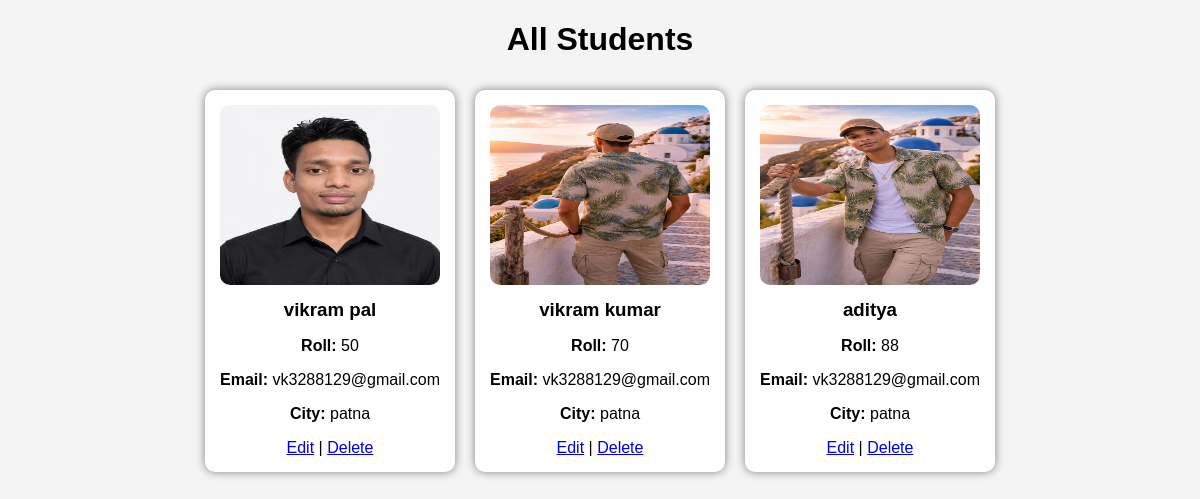
The page / on the database its author committed.
### boloapp/models.py (models this page shows, shortened)
class Student(models.Model):
    std_name = models.CharField(max_length=100)
    std_roll = models.IntegerField()
    std_image = models.ImageField(upload_to='student_images/')
    std_email = models.EmailField()
    std_city = models.CharField(max_length=100)

### boloapp/views.py (the view)
# urls.py: path('', views.index, name='home'),
def index(request):
    data = Student.objects.all()
    return render(request, 'index.html', {'data': data})

### boloapp/templates/index.html (shortened to what this page needs)
<!DOCTYPE html>
<html>
<head>
</head>
<body>
<h1>All Students</h1>
<div class="container">
{% for i in data %}
    <div class="card">
        <img src="{{ i.std_image.url }}">
        <h3>{{ i.std_name }}</h3>
        <p><b>Roll:</b> {{ i.std_roll }}</p>
        <p><b>Email:</b> {{ i.std_email }}</p>
        <p><b>City:</b> {{ i.std_city }}</p>
        <a href="/edit/{{ i.id }}">Edit</a> |
        <a href="/delete/{{ i.id }}">Delete</a>
    </div>
{% endfor %}
</div>
</body>
</html>

### boloapp/templates/index.html (style rules this page uses)
body { font-family: Arial; background: #f4f4f4; }
h1 { text-align: center; }
.container { display: flex; flex-wrap: wrap; justify-content: center; }
.card { background: white; width: 220px; margin: 10px; padding: 15px; border-radius: 10px; box-shadow: 0px 0px 10px gray; text-align: center; }
.card img { width: 100%; height: 180px; border-radius: 10px; }
.card h3 { margin: 10px 0; }

### rows shown on the page
Student: std_image (picture), std_name "vikram pal", std_roll "50", std_email "vk3288129@gmail.com", std_city "patna"
Student: std_image (picture), std_name "vikram kumar", std_roll "70", std_email "vk3288129@gmail.com", std_city "patna"
Student: std_image (picture), std_name "aditya", std_roll "88", std_email "vk3288129@gmail.com", std_city "patna"
